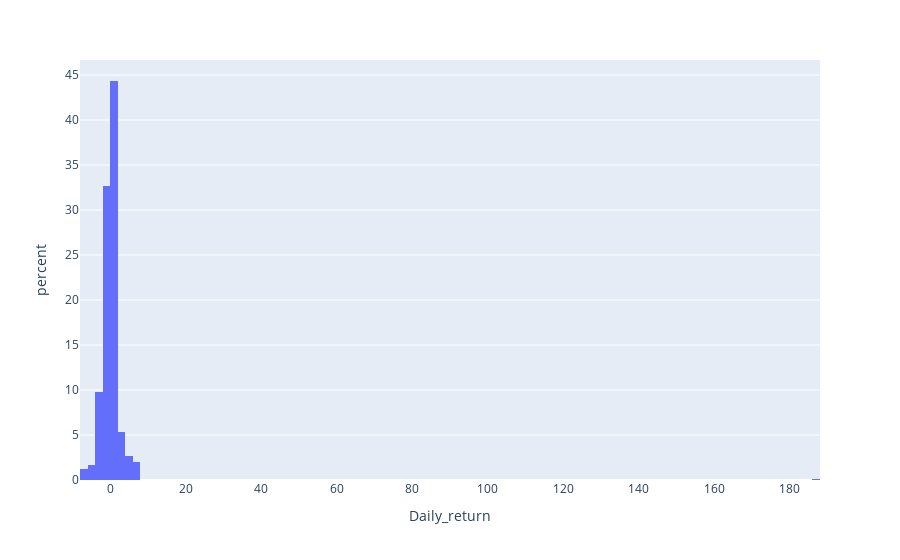

Notebook source saved alongside this figure:
### Code cell
fig = go.Figure()
px.histogram(df, x="Daily_return",histnorm='percent')
#ff.create_distplot(df, group_labels)

### Figure 1 — Plotly figure (JSON) as saved in the notebook; plotly's stock layout.template omitted (floating-point values rounded to 4 significant figures; data arrays with more than 128 entries replaced by an {"elided": "..."} marker saying what was removed)
{"data": [{"alignmentgroup": "True", "bingroup": "x", "histnorm": "percent", "hovertemplate": "Daily_return=%{x}<br>percent=%{y}<extra></extra>", "legendgroup": "", "marker": {"color": "#636efa"}, "name": "", "offsetgroup": "", "orientation": "v", "showlegend": false, "type": "histogram", "x": {"elided": "706 float values"}, "xaxis": "x", "yaxis": "y"}], "layout": {"barmode": "relative", "legend": {"tracegroupgap": 0}, "margin": {"t": 60}, "xaxis": {"anchor": "y", "domain": [0, 1], "title": {"text": "Daily_return"}}, "yaxis": {"anchor": "x", "domain": [0, 1], "title": {"text": "percent"}}}}
